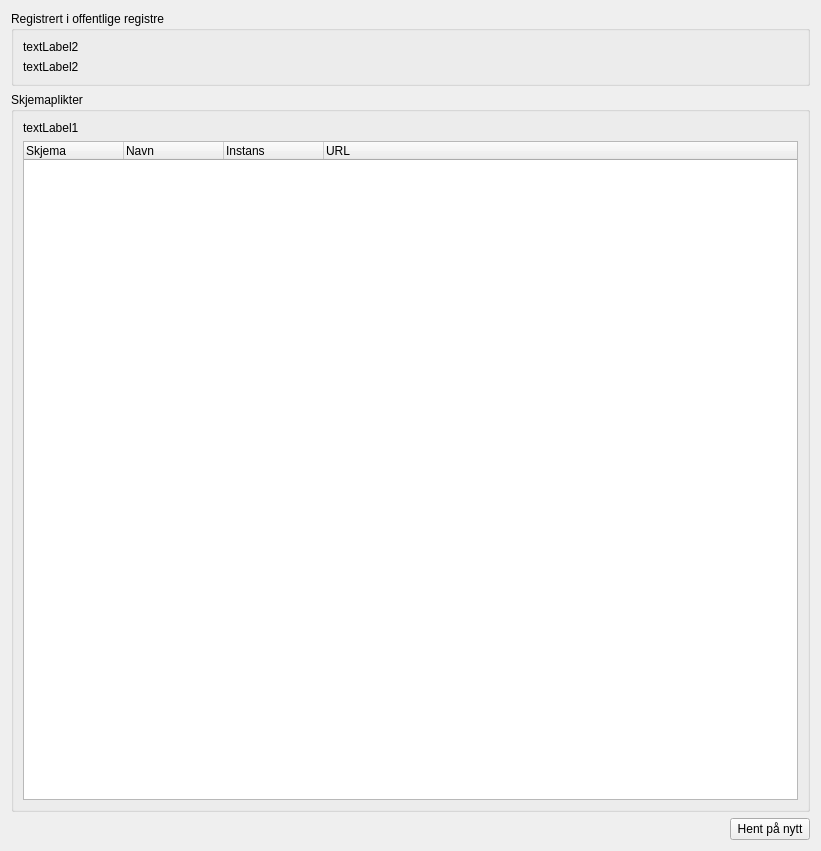
      <widget class="QWidget" name="TabPage_3" >
       <property name="geometry" >
        <rect>
         <x>0</x>
         <y>0</y>
         <width>821</width>
         <height>851</height>
        </rect>
       </property>
       <attribute name="title" >
        <string>&amp;Myndighetene</string>
       </attribute>
       <layout class="QGridLayout" name="_16" >
        <item row="0" column="0" >
         <widget class="QGroupBox" name="groupBox_5" >
          <property name="title" >
           <string>Registrert i offentlige registre</string>
          </property>
          <layout class="QGridLayout" name="gridLayout_15" >
           <item row="0" column="0" >
            <widget class="QLabel" name="myndigheteneRegistrertTekst" >
             <property name="text" >
              <string>textLabel2</string>
             </property>
             <property name="textFormat" >
              <enum>Qt::RichText</enum>
             </property>
             <property name="wordWrap" >
              <bool>false</bool>
             </property>
            </widget>
           </item>
           <item row="1" column="0" >
            <widget class="QLabel" name="myndigheteneRegistrertTekst_2" >
             <property name="text" >
              <string>textLabel2</string>
             </property>
             <property name="textFormat" >
              <enum>Qt::RichText</enum>
             </property>
             <property name="wordWrap" >
              <bool>false</bool>
             </property>
            </widget>
           </item>
          </layout>
         </widget>
        </item>
        <item row="2" column="0" >
         <layout class="QHBoxLayout" name="horizontalLayout_14" >
          <item>
           <spacer name="horizontalSpacer_4" >
            <property name="orientation" >
             <enum>Qt::Horizontal</enum>
            </property>
            <property name="sizeHint" stdset="0" >
             <size>
              <width>40</width>
              <height>20</height>
             </size>
            </property>
           </spacer>
          </item>
          <item>
           <widget class="QPushButton" name="myndigheteneSkjemaHent" >
            <property name="enabled" >
             <bool>true</bool>
            </property>
            <property name="text" >
             <string>Hent på nytt</string>
            </property>
           </widget>
          </item>
         </layout>
        </item>
        <item row="1" column="0" >
         <widget class="QGroupBox" name="groupBox_6" >
          <property name="title" >
           <string>Skjemaplikter</string>
          </property>
          <layout class="QGridLayout" name="gridLayout_10" >
           <item row="2" column="1" >
            <widget class="QTreeWidget" name="myndigheteneSkjemaListe" >
             <column>
              <property name="text" >
               <string>Skjema</string>
              </property>
             </column>
             <column>
              <property name="text" >
               <string>Navn</string>
              </property>
             </column>
             <column>
              <property name="text" >
               <string>Instans</string>
              </property>
             </column>
             <column>
              <property name="text" >
               <string>URL</string>
              </property>
             </column>
            </widget>
           </item>
           <item row="1" column="1" >
            <widget class="QLabel" name="myndigheteneSkjemaTekst" >
             <property name="text" >
              <string>textLabel1</string>
             </property>
             <property name="wordWrap" >
              <bool>false</bool>
             </property>
            </widget>
           </item>
          </layout>
         </widget>
        </item>
       </layout>
      </widget>
